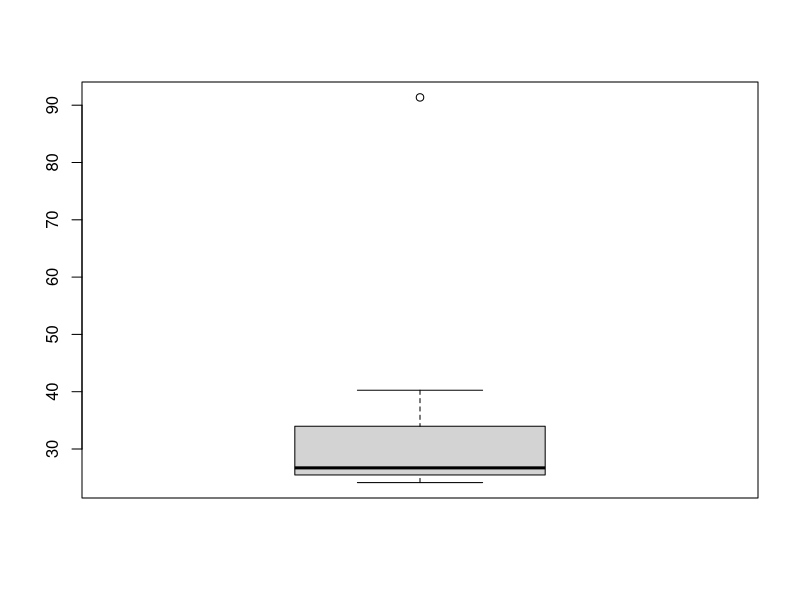

R code for this plot: (Note: this script raises an error after producing the figure.)
a <- c(24.23,25.53,25.41,24.14,29.62,28.25,25.81,24.39,40.26,32.95,91.36,25.99,39.42,26.71,35.00)
summary(a)
var(a)
boxplot(a)
sd(a)
p = 50 
pnorm(50,45,8)
pnorm(44,38,6)
pnorm(44,38,6)-pnorm(38,38,6)
pnorm(30,38,6)
pnorm(0.005,100,20)
-(-2.87)*20+100 
pnorm(45,5,3)+pnorm(45,7,4)
pnorm(45,7,4)
y=0.046
p=0.05
n=2000
a= (0.046-0.05)/(sqrt(0.05*(1-0.05)/2000))
n= (1.96^2*0.5*0.5)/(0.04^2)
n
M= (2.326^2*0.5*0.5)/(0.04^2)
M
k = (0.046)+(0.954)*sqrt*(0.046*0.954/200)
k
L <- C(200,100,200,600,300)
dat<-c(-200,-100,0,200,600,300)
var(dat)
pnorm(0.005,5,3)
# stats.norm.interval(0.975,270,135) use this code on python 

